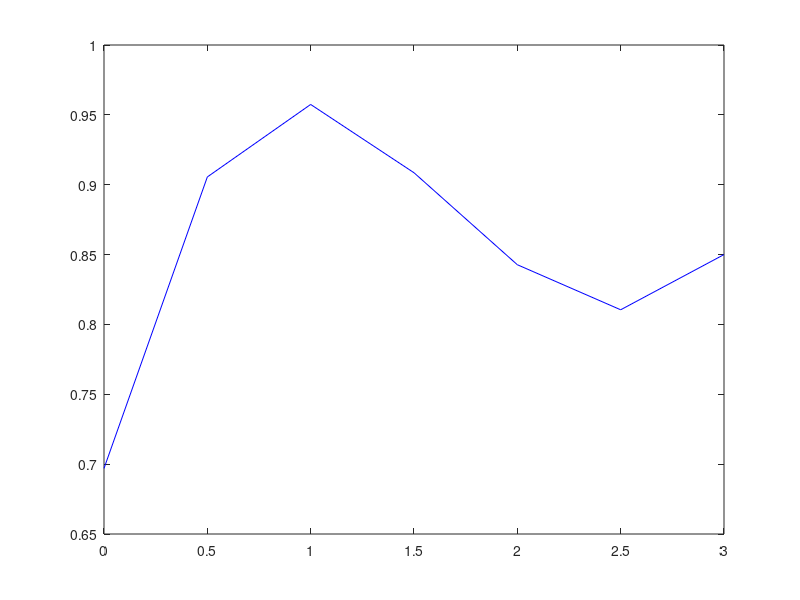

This figure's MATLAB source:
close all
clear all
clc


T1 = [0, 230; 1, 300; 2.5, 335; 3, 340];
T2 = [0.5, 300; 1.5, 350; 2, 390; 3, 400];

t = 0:0.5:3;

inter1 = spline(T1(:, 1), T1(:, 2), t);
inter2 = spline(T2(:, 1), T2(:, 2), t);

q = inter1 ./ inter2;

plot(t, q, '-b')

% plot(t, interp1, '-b')
% plot(t, interp2, '-r')
